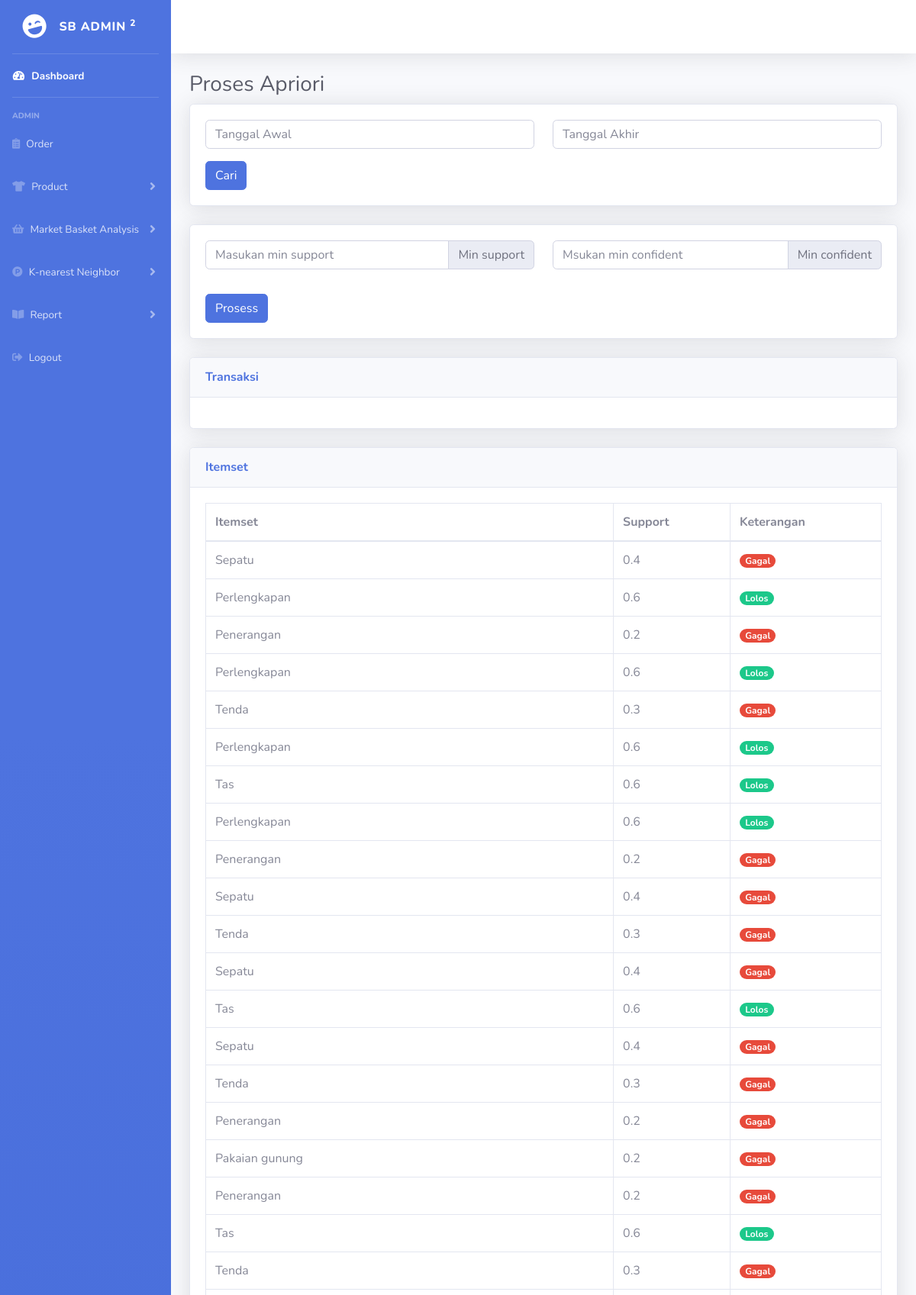
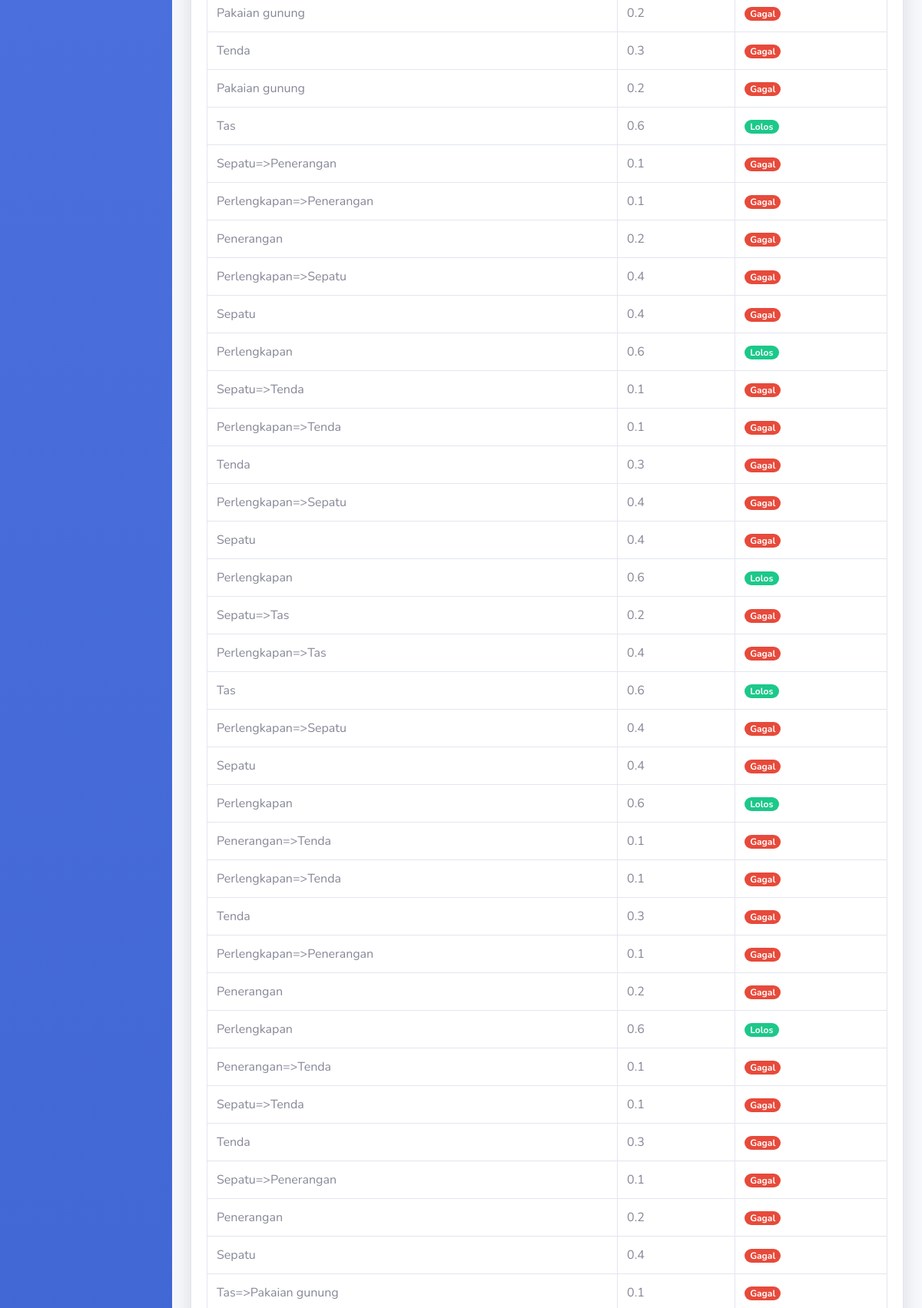
The app's page /admin/Dashboard/admin/apriori.php (signed in, upper part) with its own data (2 pictures, top to bottom).
### tables this page shows
CREATE TABLE `frekuensi` (
  `item` varchar(100) NOT NULL,
  `support` double UNSIGNED NOT NULL,
  `keterangan` enum('Lolos','Gagal') NOT NULL
);

### app/core/Database.php (called while the page is built, shortened)
<?php
Class Database {
    private $host = DB_HOST;
    private $user = DB_USER;
    private $pass = DB_PASS;
    private $DB = DB_CIPS;
    private $dbh;
    private $stmt;
    Public function __construct()
    {
        $dsn = 'mysql:host=' . $this->host . ';dbname=' . $this->DB;
        $option = [
            PDO::ATTR_PERSISTENT=>true,
            PDO::ATTR_ERRMODE=>PDO::ERRMODE_EXCEPTION,
        ];
        try {
           $this->dbh = new PDO ($dsn, $this->user, $this->pass, $option);
        } catch (PDOException $e) {
            die($e->getMessage());
        }
    }
    Public function query($query)
    {
        $this->stmt = $this->dbh->prepare($query);
    }
    Public function bind($param, $value, $type=null){
        if(is_null($type)){
            switch (true) {
                default:
                    $type = PDO::PARAM_STR;
                    break;
            }
        }
        $this->stmt->bindValue($param, $value, $type);
    }
    Public function execute()
    {
        $this->stmt->execute();
    }
    Public function resultSet()
    {
        $this->execute();
        return $this->stmt->fetchAll(PDO::FETCH_ASSOC);
    }
}

### app/core/controller.php (called while the page is built, shortened)
<?php
Class Controller
{
    Public function model($models)
    {
        return new $models;
    }
}
?>

### app/models/OrderModel.php (called while the page is built, shortened)
<?php
class OrderModel
{
    Private $db;
    Public function __construct()
    {
        $this->db = new Database();
    }
    Public function tampilfrequensi()
    {
        $this->db->query("SELECT * FROM frekuensi");
        return $this->db->resultSet();
    }
    Public function tampilkombinasi()
    {
        $this->db->query("SELECT * FROM kombinasi");
        return $this->db->resultSet();
    }
    Public function tampilaturan()
    {
        $this->db->query("SELECT item FROM kombinasi WHERE keterangan=:ket");
        $this->db->bind('ket', 'Lolos');
        return $this->db->resultSet();
    }
}

### app/controller/order.php (called while the page is built, shortened)
<?php
class Order extends Controller
{
    Public function hasilmining(){
        $itemset = $this->model('OrderModel')->tampilfrequensi();
        $kombinasi = $this->model('OrderModel')->tampilkombinasi();
        $aturan = $this->model('OrderModel')->tampilaturan();
        if ($itemset != '' AND $kombinasi != '') {
           $return = array('itemset'=>$itemset, 'kombinasi'=>$kombinasi, 'aturan'=>$aturan);
        }else {
            $return = 0;
        }
        return $return;
    }
}

### admin/Dashboard/admin/apriori.php (the view, shortened to what this page needs)
<!DOCTYPE html>
<html lang="en">
<head>
    <link href="<?=BASEURL?>assets/vendor/fontawesome-free/css/all.min.css" rel="stylesheet" type="text/css">
    <link href="<?=BASEURL?>assets/css/sb-admin-2.min.css" rel="stylesheet">
    <link href="<?=BASEURL?>assets/vendor/datatables/dataTables.bootstrap4.min.css" rel="stylesheet">
    <link rel="stylesheet" href="<?= BASEURL; ?>assets/vendor/bootstrap-material-datetimepicker/css/bootstrap-material-datetimepicker.css">
</head>
<body id="page-top">
    <div id="wrapper">
        <?php
        require_once dirname(dirname(dirname(dirname(__FILE__)))).'/app/views/template/side-menu.php';
        ?>
        <div id="content-wrapper" class="d-flex flex-column">
            <div id="content">
                <nav class="navbar navbar-expand navbar-light bg-white topbar mb-4 static-top shadow">
                </nav>
                <div class="container-fluid">
                    <h1 class="h3 mb-2 text-gray-800">Proses Apriori</h1>
                    <div class="card shadow mb-4">
                        <div class="card-body">
                           <div class="form-group">
                            <div class="row">
                                <div class="col">
                                    <input type="text" class="form-control" id="tgl-mulai" name="tanggal_mulai" placeholder="Tanggal Awal">
                                </div>
                                <div class="col">
                                    <input type="text" class="form-control" id="tgl-akhir" name="tanggal_akhir" placeholder="Tanggal Akhir">
                                </div>
                            </div>
                            </div>
                            <button type="submit" id="cari" class="btn btn-primary">Cari</button>
                        </div>
                    </div>
                    <div class="card shadow mb-4">
                        <div class="card-body">
                        <form class="formcustome" action="<?= BASEURL; ?>app/apriori/apriori.php?proses" method="post">
                           <div class="form-group">
                            <div class="row">
                                <div class="col">
                                    <div class="input-group mb-3">
                                        <input type="text" class="form-control" name="support" id="support" placeholder="Masukan min support">
                                            <div class="input-group-append">
                                        <span class="input-group-text" id="basic-addon2">Min support</span>
                                    </div>
                                </div>
                                </div>
                                <div class="col">
                                    <div class="input-group mb-3">
                                        <input type="text" class="form-control" name="confidence" id="confi" placeholder="Msukan min confident">
                                            <div class="input-group-append">
                                            <span class="input-group-text" id="basic-addon2">Min confident</span>
                                        </div>
                                    </div>
                                </div>
                            </div>
                            </div>
                            <button type="submit" id="prosesapriori" class="btn btn-primary">Prosess</button>
                        </form>
                        </div>
                    </div>
                    <div class="card shadow mb-4">
                        <div class="card-header py-3">
                            <h6 class="m-0 font-weight-bold text-primary">Transaksi</h6>
                        </div>
                        <div class="card-body" id="tabeltransaksi">
                        </div>
                    </div>
                    <?php
                    $order = new Order();
                    $mining = $order->hasilmining();
                    $string = '';
                    if ($mining != 0) {
                        $string .='<div class="card shadow mb-4">';
                        $string .='<div class="card-header py-3">';
                        $string .='<h6 class="m-0 font-weight-bold text-primary">Itemset</h6>';
                        $string .='</div>';
                        $string .='<div class="card-body" id="itemset">';
                        $string .='<div class="table-responsive">';
                        $string .='<table class="table table-bordered" id="dataTable" width="100%" cellspacing="0">';
                        $string .='<thead>';
                        $string .='<tr>';
                        $string .='<th>Itemset</th>';
                        $string .='<th>Support</th>';
                        $string .='<th>Keterangan</th>';
                        $string .='</tr>';
                        $string .='</thead>';
                        $string .='<tbody>';
                        for ($i=0; $i < count($mining['itemset']); $i++) {
                            $string .='<tr>';
                            $string .='<td>'.$mining['itemset'][$i]['item'].'</td>';
                            $string .='<td>'.$mining['itemset'][$i]['support'].'</td>';
                            if ($mining['itemset'][$i]['keterangan'] == 'Lolos') {
                                $string .='<td><span class="badge badge-pill badge-success">'.$mining['itemset'][$i]['keterangan'].'</span></td>';
                            }
                            if ($mining['itemset'][$i]['keterangan'] == 'Gagal') {
                                $string .='<td><span class="badge badge-pill badge-danger">'.$mining['itemset'][$i]['keterangan'].'</span></td>';
                            }
                            $string .='</tr>';
                        }
                        $string .='</tbody>';
                        $string .='</table>';
                        $string .='</div>';
                        $string .='</div>';
                        $string .='</div>';
                        $string .='<div class="card shadow mb-4">';
                        $string .='<div class="card-header py-3">';
                        $string .='<h6 class="m-0 font-weight-bold text-primary">Kombinasi</h6>';
                        $string .='</div>';
                        $string .='<div class="card-body" id="kombinasi">';
                        $string .='<div class="table-responsive">';
                        $string .='<table class="table table-bordered" id="dataTable" width="100%" cellspacing="0">';
                        $string .='<thead>';
                        $string .='<tr>';
                        $string .='<th>Kombinasi</th>';
                        $string .='<th>Confidence</th>';
                        $string .='<th>Keterangan</th>';
                        $string .='</tr>';
                        $string .='</thead>';
                        $string .='<tbody>';
                        for ($p=0; $p < count($mining['kombinasi']); $p++) {
                            $string .='<tr>';
                            $string .='<td>'.$mining['kombinasi'][$p]['item'].'</td>';
                            $string .='<td>'.$mining['kombinasi'][$p]['confidence'].'</td>';
                            if ($mining['kombinasi'][$p]['keterangan'] == 'Lolos') {
                                $string .='<td><span class="badge badge-pill badge-success">'.$mining['kombinasi'][$p]['keterangan'].'</span></td>';
                            }
                            if ($mining['kombinasi'][$p]['keterangan'] == 'Gagal') {
                                $string .='<td><span class="badge badge-pill badge-danger">'.$mining['kombinasi'][$p]['keterangan'].'</span></td>';
                            }
                            $string .='</tr>';
                        }
                        $string .='</tbody>';
                        $string .='</table>';
                        $string .='</div>';
                        $string .='</div>';
                        $string .='</div>';
                        $string .='<div class="card shadow mb-4">';
                        $string .='<div class="card-header py-3">';
                        $string .='<h6 class="m-0 font-weight-bold text-primary">Aturan</h6>';
                        $string .='</div>';
                        $string .='<div class="card-body" id="kombinasi">';
                        $string .='<div class="table-responsive">';
                        $string .='<table class="table table-bordered" id="dataTable" width="100%" cellspacing="0">';
                        $string .='<thead>';
                        $string .='<tr>';
                        $string .='<th>Rules</th>';
                        $string .='</tr>';
                        $string .='</thead>';
                        $string .='<tbody>';
                        for ($l=0; $l < count($mining['aturan']); $l++) {
                            $string .='<tr>';
                            $newaturan[$l] = explode('=>', $mining['aturan'][$l]['item']);
                            if (count($newaturan[$l]) == 1) {
                                    $string .= '<td>Customer hanya membeli '.$newaturan[$l][0].'</td>';
                            }
                            if (count($newaturan[$l]) == 2) {
                                    $string .= '<td>Jika customer membeli '.$newaturan[$l][0].' pasti membeli '.$newaturan[$l][1].'</td>';
                            }
                            if (count($newaturan[$l]) == 3) {
                                    $string .= '<td>Jika customer membeli '.$newaturan[$l][0].' pasti membeli '.$newaturan[$l][1].' dan juga '.$newaturan[$l][2].'</td>';
                            }
                            $string .='</tr>';
                        }
                        $string .='</tbody>';
                        $string .='</table>';
                        $string .='</div>';
                        $string .='</div>';
                        $string .='</div>';
                    }
                    echo $string;
                    ?>
                </div>
            </div>
        </div>
    </div>
</body>
</html>

### records on screen
frekuensi: item "Sepatu", support "0.4", keterangan "Gagal"
frekuensi: item "Perlengkapan", support "0.6", keterangan "Lolos"
frekuensi: item "Penerangan", support "0.2", keterangan "Gagal"
frekuensi: item "Tenda", support "0.3", keterangan "Gagal"
frekuensi: item "Tas", support "0.6", keterangan "Lolos"
frekuensi: item "Pakaian gunung", support "0.2", keterangan "Gagal"
frekuensi: item "Sepatu=>Penerangan", support "0.1", keterangan "Gagal"
frekuensi: item "Perlengkapan=>Penerangan", support "0.1", keterangan "Gagal"
frekuensi: item "Perlengkapan=>Sepatu", support "0.4", keterangan "Gagal"
frekuensi: item "Sepatu=>Tenda", support "0.1", keterangan "Gagal"
frekuensi: item "Perlengkapan=>Tenda", support "0.1", keterangan "Gagal"
frekuensi: item "Sepatu=>Tas", support "0.2", keterangan "Gagal"
frekuensi: item "Perlengkapan=>Tas", support "0.4", keterangan "Gagal"
frekuensi: item "Penerangan=>Tenda", support "0.1", keterangan "Gagal"
frekuensi: item "Tas=>Pakaian gunung", support "0.1", keterangan "Gagal"
